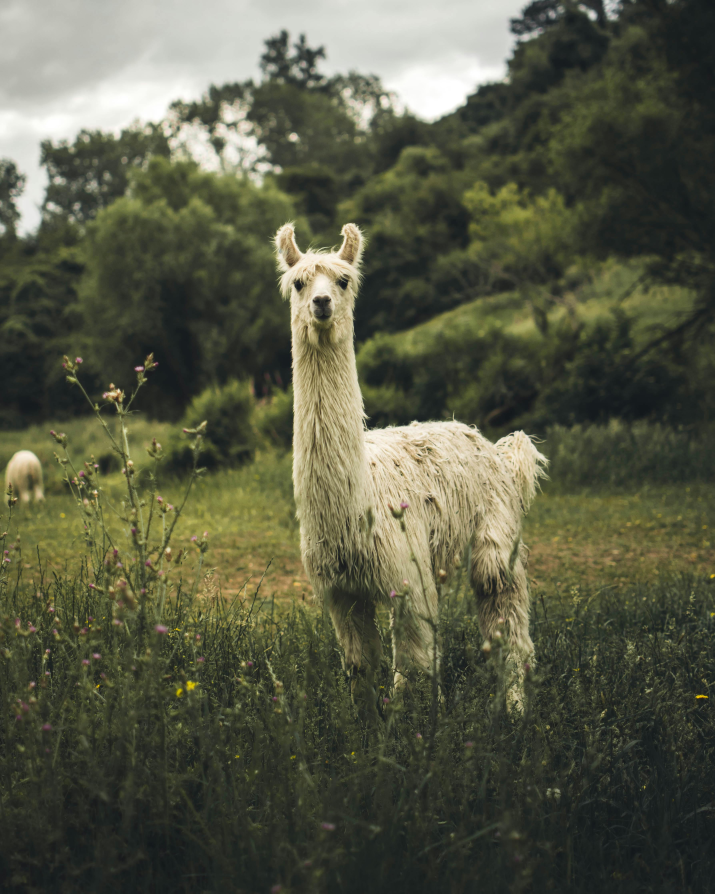
#> input picture day1/llama.jpg, 3573 x 4466 px (shown at 1/5 size)
$ python 3.resize_image.py
#> lines starting #> are read from the running program, lines starting #| are printed output that depends on the picture
#> further down, img is the input picture: shape (4466, 3573, 3); mean B, G, R 69.7, 89.5, 87.5
import cv2 as cv

def rescaleFrame(frame, scale = 0.75):
    # reshaping the height by 75%
#> called with scale = 0.1
    height = int(frame.shape[0] * scale)
#> height = 446
    # reshaping the width by 75%
    width = int(frame.shape[1] * scale)
#> width = 357
    dimensions = (width, height)
#> dimensions = (357, 446)
    return cv.resize(frame, dimensions, interpolation = cv.INTER_AREA)
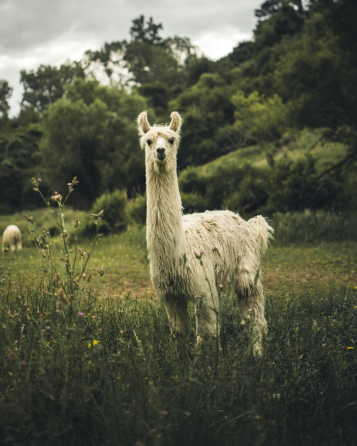
#> returned value: shape (446, 357, 3); mean of channels 0, 1, 2 69.7, 89.5, 87.5; drawn as B, G, R


img = cv.imread('llama.jpg')

resized_img = rescaleFrame(img, 0.1)

cv.imshow('Original image', img)
cv.waitKey(0)

cv.imshow('Resized image', resized_img)
cv.waitKey(0)
